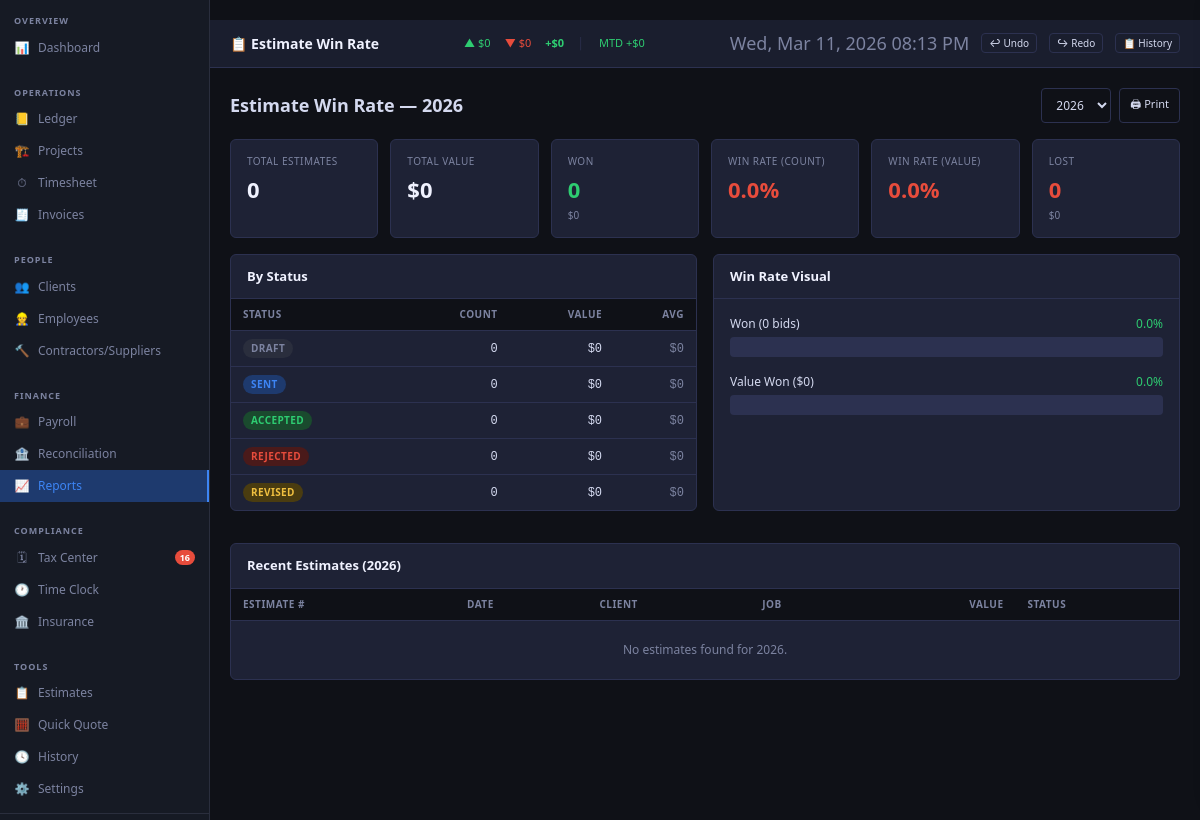
Page /reports/estimates on the committed database.
### tables this page shows
CREATE TABLE company_config (
    id INTEGER PRIMARY KEY DEFAULT 1,
    company_name TEXT DEFAULT '',
    owner_name TEXT DEFAULT '',
    address TEXT DEFAULT '',
    city_state_zip TEXT DEFAULT '',
    phone TEXT DEFAULT '',
    email TEXT DEFAULT '',
    website TEXT DEFAULT '',
    license_number TEXT DEFAULT '',
    ein TEXT DEFAULT '',
    receipts_folder_path TEXT DEFAULT '',
    invoices_folder_path TEXT DEFAULT '',
    certs_folder_path TEXT DEFAULT '',
    backup_folder_path TEXT DEFAULT '',
    backup_keep_count INTEGER DEFAULT 30,
    continuous_scroll INTEGER DEFAULT 0,
    time_tracker_enabled INTEGER DEFAULT 0,
    active_jobs_folder_path TEXT DEFAULT '',
    payroll_year INTEGER DEFAULT 2025,
    fica_rate_employee REAL DEFAULT 0.062,
    medicare_rate_employee REAL DEFAULT 0.0145,
    fica_rate_employer REAL DEFAULT 0.062,
    medicare_rate_employer REAL DEFAULT 0.0145,
    futa_rate REAL DEFAULT 0.006,
    futa_wage_base REAL DEFAULT 7000.0,
    suta_rate_il REAL DEFAULT 0.0350,
    suta_wage_base_il REAL DEFAULT 13590.0,
    prior_year_withholding_carryforward REAL DEFAULT 0.0,
    prior_year_trade_adjustment REAL DEFAULT 0.0,
    opening_bank_balance REAL DEFAULT 0.0,
    default_overhead_pct REAL DEFAULT 5.0,
    default_insurance_pct REAL DEFAULT 1.0,
    default_owner_wages_pct REAL DEFAULT 11.0,
    default_profit_pct REAL DEFAULT 20.0,
    default_markup_pct REAL DEFAULT 0.20,
    estimate_prefix TEXT DEFAULT 'EST',
    created_at TEXT DEFAULT (datetime('now')),
    updated_at TEXT DEFAULT (datetime('now')),
    is_deleted INTEGER DEFAULT 0
);

### routes_phase10.py (the view)
@phase10.route('/reports/estimates')
def report_estimates():
    config = _cfg()
    badges = _badges()
    conn   = get_connection()
    try:
        year  = _year_param()
        years = _available_years(conn, 'job_estimates', 'estimate_date') or [year]
        rows = conn.execute("""
            SELECT je.status, COUNT(*) AS cnt, SUM(je.total_estimate) AS total,
                   AVG(je.total_estimate) AS avg_val
            FROM job_estimates je
            WHERE substr(je.estimate_date,1,4)=? AND je.is_deleted=0
            GROUP BY je.status
        """, [str(year)]).fetchall()
        by_status = {r['status']: dict(r) for r in rows}
        total_count = sum(r['cnt'] for r in by_status.values())
        total_value = sum(float(r['total'] or 0) for r in by_status.values())
        won         = by_status.get('Accepted', {})
        won_count   = int(won.get('cnt', 0))
        won_value   = float(won.get('total') or 0)
        win_rate_count = _pct(won_count, total_count)
        win_rate_value = _pct(won_value, total_value)
        trend_rows = conn.execute("""
            SELECT CAST(substr(estimate_date,6,2) AS INTEGER) AS mo,
                   status, COUNT(*) AS cnt, SUM(total_estimate) AS total
            FROM job_estimates
            WHERE substr(estimate_date,1,4)=? AND is_deleted=0
            GROUP BY mo, status ORDER BY mo
        """, [str(year)]).fetchall()
        monthly_trend = defaultdict(lambda: defaultdict(float))
        for r in trend_rows:
            monthly_trend[r['mo']][r['status']] += float(r['total'] or 0)
            monthly_trend[r['mo']][r['status']+'_cnt'] += int(r['cnt'])
        trend_months = []
        for m in range(1, 13):
            md = monthly_trend.get(m, {})
            trend_months.append({
                'label':    MONTHS[m-1],
                'sent':     md.get('Sent', 0) + md.get('Draft', 0),
                'accepted': md.get('Accepted', 0),
                'rejected': md.get('Rejected', 0),
                'cnt_sent': md.get('Sent_cnt', 0) + md.get('Draft_cnt', 0),
                'cnt_won':  md.get('Accepted_cnt', 0),
                'cnt_lost': md.get('Rejected_cnt', 0),
            })
        recent = conn.execute("""
            SELECT je.estimate_number, je.estimate_date, je.status,
                   je.total_estimate, j.job_code, c.full_name AS client_name
            FROM job_estimates je
            LEFT JOIN jobs j ON je.job_id = j.id
            LEFT JOIN clients c ON je.client_id = c.id
            WHERE substr(je.estimate_date,1,4)=? AND je.is_deleted=0
            ORDER BY je.estimate_date DESC LIMIT 30
        """, [str(year)]).fetchall()
        return render_template('report_estimates.html',
            config=config, badges=badges,
            year=year, years=years,
            by_status=by_status,
            total_count=total_count, total_value=total_value,
            won_count=won_count, won_value=won_value,
            win_rate_count=win_rate_count, win_rate_value=win_rate_value,
            trend_months=trend_months,
            recent=[dict(r) for r in recent],
        )
    finally:
        conn.close()

### app.py (called while the page is built)
@app.context_processor
def inject_globals():
    return {'db_name': os.path.basename(DB_PATH)}

### database.py (called while the page is built)
def get_connection():
    conn = sqlite3.connect(DB_PATH)
    conn.row_factory = sqlite3.Row
    conn.execute("PRAGMA journal_mode=WAL")
    conn.execute("PRAGMA foreign_keys=ON")
    return conn

### routes_phase10.py (called while the page is built)
def _cfg():
    conn = get_connection()
    try:
        r = conn.execute("SELECT * FROM company_config WHERE id=1").fetchone()
        return dict(r) if r else {}
    finally:
        conn.close()

def _badges():
    from app import get_nav_badges
    return get_nav_badges()

def _year_param(default=None):
    v = request.args.get('year', str(default or date.today().year))
    if v == 'all':
        return 'all'
    return int(v) if v and v.isdigit() else date.today().year

def _available_years(conn, table='ledger', date_col='entry_date'):
    rows = conn.execute(f"""
        SELECT DISTINCT substr({date_col},1,4) AS yr
        FROM {table} WHERE is_deleted=0 AND {date_col}!=''
        ORDER BY yr DESC
    """).fetchall()
    return [int(r['yr']) for r in rows if r['yr'] and r['yr'].isdigit()]

def _pct(num, den):
    if not den:
        return 0.0
    return round(num / den * 100, 1)

### routes_phase3.py (called while the page is built)
def _get_recurring_patterns(conn):
    rows = conn.execute(
        "SELECT * FROM recurring_patterns WHERE is_deleted=0"
    ).fetchall()
    return [dict(r) for r in rows]

### templates/report_estimates.html (shortened to what this page needs)
{% extends "base.html" %}
{% block topbar_title %}📋 Estimate Win Rate{% endblock %}
{% block content %}
<div class="flex gap-8" style="margin-bottom:16px;align-items:center">
  <h2 style="font-size:18px;font-weight:700">Estimate Win Rate — {{ year }}</h2>
  <form method="GET" class="flex gap-8" style="margin-left:auto">
    <select name="year" onchange="this.form.submit()">
      {% for y in years %}<option value="{{ y }}" {% if y==year %}selected{% endif %}>{{ y }}</option>{% endfor %}
    </select>
    <button class="btn btn-outline btn-sm" onclick="window.print();return false">🖨 Print</button>
  </form>
</div>
<div class="kpi-grid" style="grid-template-columns:repeat(6,1fr);margin-bottom:16px">
  <div class="kpi-tile"><div class="kpi-label">Total Estimates</div><div class="kpi-value">{{ total_count }}</div></div>
  <div class="kpi-tile"><div class="kpi-label">Total Value</div><div class="kpi-value">${{ '{:,.0f}'.format(total_value) }}</div></div>
  <div class="kpi-tile green"><div class="kpi-label">Won</div><div class="kpi-value text-green">{{ won_count }}</div><div class="kpi-sub">${{ '{:,.0f}'.format(won_value) }}</div></div>
  <div class="kpi-tile {% if win_rate_count >= 50 %}green{% elif win_rate_count >= 25 %}yellow{% else %}red{% endif %}">
    <div class="kpi-label">Win Rate (Count)</div>
    <div class="kpi-value">{{ win_rate_count }}%</div>
  </div>
  <div class="kpi-tile {% if win_rate_value >= 50 %}green{% elif win_rate_value >= 25 %}yellow{% else %}red{% endif %}">
    <div class="kpi-label">Win Rate (Value)</div>
    <div class="kpi-value">{{ win_rate_value }}%</div>
  </div>
  {% set rejected = by_status.get('Rejected', {}) %}
  <div class="kpi-tile red"><div class="kpi-label">Lost</div><div class="kpi-value text-red">{{ rejected.cnt or 0 }}</div><div class="kpi-sub">${{ '{:,.0f}'.format((rejected.total or 0)|float) }}</div></div>
</div>
<div class="grid-2" style="gap:16px;margin-bottom:16px">
  <div class="card">
    <div class="card-header"><span class="card-title">By Status</span></div>
    <div class="card-body no-pad">
      <table>
        <thead><tr><th>Status</th><th style="text-align:right">Count</th><th style="text-align:right">Value</th><th style="text-align:right">Avg</th></tr></thead>
        <tbody>
          {% for s in ['Draft','Sent','Accepted','Rejected','Revised'] %}
          {% set sd = by_status.get(s, {}) %}
          <tr>
            <td>
              {% set sc = {'Draft':'gray','Sent':'blue','Accepted':'green','Rejected':'red','Revised':'yellow'} %}
              <span class="badge badge-{{ sc.get(s,'gray') }}" style="font-size:10px">{{ s }}</span>
            </td>
            <td style="text-align:right" class="mono">{{ sd.cnt or 0 }}</td>
            <td style="text-align:right" class="mono">${{ '{:,.0f}'.format((sd.total or 0)|float) }}</td>
            <td style="text-align:right" class="mono text-dim">${{ '{:,.0f}'.format((sd.avg_val or 0)|float) }}</td>
          </tr>
          {% endfor %}
        </tbody>
      </table>
    </div>
  </div>
  <div class="card">
    <div class="card-header"><span class="card-title">Win Rate Visual</span></div>
    <div class="card-body">
      <div style="margin-bottom:16px">
        <div class="flex" style="justify-content:space-between;font-size:12px;margin-bottom:4px">
          <span>Won ({{ won_count }} bids)</span><span class="text-green">{{ win_rate_count }}%</span>
        </div>
        <div style="background:var(--border);border-radius:4px;height:20px;overflow:hidden">
        </div>
      </div>
      <div>
        <div class="flex" style="justify-content:space-between;font-size:12px;margin-bottom:4px">
          <span>Value Won (${{ '{:,.0f}'.format(won_value) }})</span><span class="text-green">{{ win_rate_value }}%</span>
        </div>
        <div style="background:var(--border);border-radius:4px;height:20px;overflow:hidden">
        </div>
      </div>
    </div>
  </div>
</div>
<div class="card">
  <div class="card-header"><span class="card-title">Recent Estimates ({{ year }})</span></div>
  <div class="card-body no-pad">
    <table>
      <thead><tr><th>Estimate #</th><th>Date</th><th>Client</th><th>Job</th><th style="text-align:right">Value</th><th>Status</th></tr></thead>
      <tbody>
        {% for r in recent %}
        <tr>
          <td><a href="/estimates/{{ loop.index }}" class="mono" style="font-size:11px">{{ r.estimate_number }}</a></td>
          <td class="mono text-dim" style="font-size:11px">{{ r.estimate_date }}</td>
          <td style="font-size:11px">{{ r.client_name or '—' }}</td>
          <td>{% if r.job_code %}<span class="badge badge-blue" style="font-size:9px">{{ r.job_code }}</span>{% else %}—{% endif %}</td>
          <td style="text-align:right" class="mono">${{ '{:,.2f}'.format(r.total_estimate) }}</td>
          <td>
            {% set sc = {'Draft':'gray','Sent':'blue','Accepted':'green','Rejected':'red','Revised':'yellow'} %}
            <span class="badge badge-{{ sc.get(r.status,'gray') }}" style="font-size:9px">{{ r.status }}</span>
          </td>
        </tr>
        {% else %}
        <tr><td colspan="6" class="text-dim" style="text-align:center;padding:20px">No estimates found for {{ year }}.</td></tr>
        {% endfor %}
      </tbody>
    </table>
  </div>
</div>
{% endblock %}

### templates/base.html (style rules this page uses)
:root { --bg: #0f1117; --sidebar-bg: #161a24; --sidebar-border: #2a2e3d; --content-bg: #1a1e2e; --card-bg: #1e2235; --card-border: #2c3150; --accent: #3d85f5; --accent-hover: #5a99ff; --accent-dim: #1e3a6e; --text: #d4d9ef; --text-dim: #7c83a0; --text-bright: #f0f2ff; --green: #2ecc71; --green-dim: #1a4a2e; --yellow: #f0c040; --yellow-dim: #4a3c10; --red: #e74c3c; --red-dim: #4a1a1a; --orange: #f39c12; --orange-dim: #4a2e08; --border: #2c3150; --input-bg: #0f1117; --hover: #252a3d; --success: #27ae60; --sidebar-w: 210px; --header-h: 48px; --surface: #1e2235; }
*, *::before, *::after { box-sizing: border-box; margin: 0; padding: 0; }
body { font-family: 'Segoe UI', system-ui, -apple-system, sans-serif; background: var(--bg); color: var(--text); font-size: 13px; line-height: 1.5; min-height: 100vh; }
.card { background: var(--card-bg); border: 1px solid var(--card-border); border-radius: 6px; margin-bottom: 16px; }
.card-header { padding: 12px 16px; border-bottom: 1px solid var(--card-border); display: flex; align-items: center; gap: 8px; }
.card-title { font-size: 13px; font-weight: 600; color: var(--text-bright); }
.card-body { padding: 16px; }
.card-body.no-pad { padding: 0; }
.kpi-grid { display: grid; grid-template-columns: repeat(auto-fit, minmax(160px, 1fr)); gap: 12px; margin-bottom: 16px; }
.kpi-tile { background: var(--card-bg); border: 1px solid var(--card-border); border-radius: 6px; padding: 14px 16px; }
.kpi-label { font-size: 10px; color: var(--text-dim); text-transform: uppercase; letter-spacing: 0.5px; margin-bottom: 4px; }
.kpi-value { font-size: 22px; font-weight: 700; color: var(--text-bright); }
.kpi-sub { font-size: 10px; color: var(--text-dim); margin-top: 2px; }
.kpi-tile.green .kpi-value { color: var(--green); }
.kpi-tile.red .kpi-value { color: var(--red); }
table { width: 100%; border-collapse: collapse; }
thead th { background: var(--bg); color: var(--text-dim); font-size: 10px; font-weight: 600; text-transform: uppercase; letter-spacing: 0.5px; padding: 8px 12px; text-align: left; white-space: nowrap; border-bottom: 1px solid var(--border); }
tbody tr { border-bottom: 1px solid var(--border); transition: background 0.1s; }
tbody tr:last-child { border-bottom: none; }
td { padding: 8px 12px; font-size: 12px; color: var(--text); white-space: nowrap; }
td.mono { font-family: 'Consolas', 'Courier New', monospace; }
input, select, textarea { background: var(--input-bg); border: 1px solid var(--border); color: var(--text); padding: 7px 10px; border-radius: 4px; font-size: 12px; font-family: inherit; transition: border-color 0.15s; width: 100%; }
.btn { display: inline-flex; align-items: center; gap: 5px; padding: 6px 14px; border-radius: 4px; font-size: 12px; font-weight: 500; cursor: pointer; border: 1px solid transparent; transition: all 0.15s; text-decoration: none; white-space: nowrap; font-family: inherit; }
.btn-outline { background: transparent; color: var(--text); border-color: var(--border); }
.btn-sm { padding: 4px 10px; font-size: 11px; }
.badge { display: inline-block; padding: 2px 8px; border-radius: 10px; font-size: 10px; font-weight: 600; text-transform: uppercase; letter-spacing: 0.4px; }
.badge-green { background: var(--green-dim); color: var(--green); }
.badge-red { background: var(--red-dim); color: var(--red); }
.badge-yellow { background: var(--yellow-dim); color: var(--yellow); }
.badge-blue { background: var(--accent-dim); color: var(--accent); }
.badge-gray { background: #2a2e3d; color: var(--text-dim); }
.flex { display: flex; }
.gap-8 { gap: 8px; }
.text-dim { color: var(--text-dim); }
.text-green { color: var(--green); }
.text-red { color: var(--red); }
.mono { font-family: 'Consolas', 'Courier New', monospace; }
.grid-2 { display: grid; grid-template-columns: 1fr 1fr; gap: 16px; }

### rows in the picture
company_config: s "DRAFT", cnt "0", total "0", avg_val "0", s "SENT", s "ACCEPTED", s "REJECTED", s "REVISED"

### other values in the picture
{{ badges.overdue_reminders }} "16"
{{ year }} "2026"
{{ total_count }} "0"
{{ '{:,.0f}'.format(total_value) }} "0"
{{ won_count }} "0"
{{ '{:,.0f}'.format(won_value) }} "0"
{{ win_rate_count }} "0.0"
{{ win_rate_value }} "0.0"
{{ rejected.cnt or 0 }} "0"
{{ '{:,.0f}'.format((rejected.total or 0)|float) }} "0"
form field year "2026"
